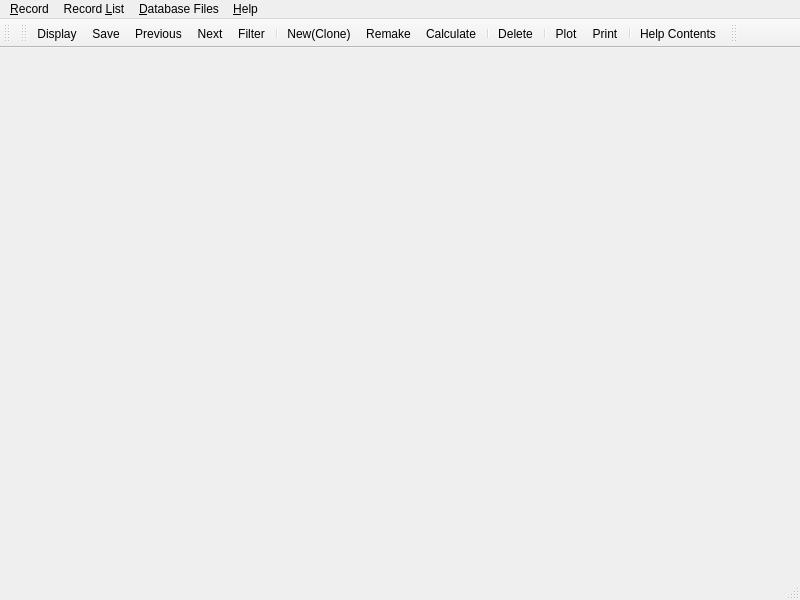
<?xml version="1.0" encoding="UTF-8"?>
<ui version="4.0">
 <class>ModuleDialogData</class>
 <widget class="QMainWindow" name="ModuleDialogData">
  <property name="geometry">
   <rect>
    <x>0</x>
    <y>0</y>
    <width>800</width>
    <height>600</height>
   </rect>
  </property>
  <property name="windowTitle">
   <string>MainWindow</string>
  </property>
  <property name="tabShape">
   <enum>QTabWidget::Rounded</enum>
  </property>
  <property name="dockOptions">
   <set>QMainWindow::AllowTabbedDocks|QMainWindow::AnimatedDocks</set>
  </property>
  <widget class="QWidget" name="centralwidget"/>
  <widget class="QMenuBar" name="menubar">
   <property name="geometry">
    <rect>
     <x>0</x>
     <y>0</y>
     <width>800</width>
     <height>22</height>
    </rect>
   </property>
   <widget class="QMenu" name="menu_Record">
    <property name="title">
     <string>&amp;Record</string>
    </property>
    <addaction name="action_Create"/>
    <addaction name="action_New"/>
    <addaction name="separator"/>
    <addaction name="action_Display"/>
    <addaction name="action_Remake"/>
    <addaction name="action_Calculate"/>
    <addaction name="separator"/>
    <addaction name="action_Save"/>
    <addaction name="actionSave_As"/>
    <addaction name="action_Delete"/>
    <addaction name="separator"/>
    <addaction name="action_Plot"/>
    <addaction name="action_Print"/>
    <addaction name="separator"/>
    <addaction name="action_Close"/>
   </widget>
   <widget class="QMenu" name="menuRecord_List">
    <property name="title">
     <string>Record &amp;List</string>
    </property>
    <addaction name="action_Copy"/>
    <addaction name="action_Rename"/>
    <addaction name="action_Move"/>
    <addaction name="action_Delete_list"/>
    <addaction name="separator"/>
    <addaction name="action_List"/>
    <addaction name="action_Backup"/>
    <addaction name="action_Restore"/>
    <addaction name="separator"/>
    <addaction name="action_Export"/>
    <addaction name="action_Import"/>
   </widget>
   <widget class="QMenu" name="menu_Database_Files">
    <property name="title">
     <string>&amp;Database Files</string>
    </property>
    <addaction name="action_Selection"/>
    <addaction name="action_Add_Link"/>
    <addaction name="action_New_2"/>
    <addaction name="separator"/>
    <addaction name="action_Compress"/>
   </widget>
   <widget class="QMenu" name="menu_Help">
    <property name="title">
     <string>&amp;Help</string>
    </property>
    <addaction name="action_Help"/>
    <addaction name="actionView_Scripts"/>
    <addaction name="separator"/>
    <addaction name="action_About_GEMS"/>
   </widget>
   <addaction name="menu_Record"/>
   <addaction name="menuRecord_List"/>
   <addaction name="menu_Database_Files"/>
   <addaction name="menu_Help"/>
  </widget>
  <widget class="QStatusBar" name="statusbar"/>
  <widget class="QToolBar" name="toolBar">
   <property name="windowTitle">
    <string>toolBar</string>
   </property>
   <attribute name="toolBarArea">
    <enum>TopToolBarArea</enum>
   </attribute>
   <attribute name="toolBarBreak">
    <bool>false</bool>
   </attribute>
  </widget>
  <widget class="QToolBar" name="toolBar_2">
   <property name="windowTitle">
    <string>toolBar_2</string>
   </property>
   <attribute name="toolBarArea">
    <enum>TopToolBarArea</enum>
   </attribute>
   <attribute name="toolBarBreak">
    <bool>false</bool>
   </attribute>
   <addaction name="action_Display"/>
   <addaction name="action_Save"/>
   <addaction name="actionPrevious"/>
   <addaction name="actionNext"/>
   <addaction name="actionFilter"/>
   <addaction name="separator"/>
   <addaction name="action_New"/>
   <addaction name="action_Remake"/>
   <addaction name="action_Calculate"/>
   <addaction name="separator"/>
   <addaction name="action_Delete"/>
   <addaction name="separator"/>
   <addaction name="action_Plot"/>
   <addaction name="action_Print"/>
   <addaction name="separator"/>
   <addaction name="action_Help"/>
  </widget>
  <widget class="QToolBar" name="toolBar_4">
   <property name="windowTitle">
    <string>toolBar_4</string>
   </property>
   <attribute name="toolBarArea">
    <enum>TopToolBarArea</enum>
   </attribute>
   <attribute name="toolBarBreak">
    <bool>false</bool>
   </attribute>
  </widget>
  <action name="action_Create">
   <property name="text">
    <string>&amp;Create...</string>
   </property>
  </action>
  <action name="action_New">
   <property name="icon">
    <iconset resource="../../img.qrc">
     <normaloff>:/toolbar/img/filesaveas.png</normaloff>:/toolbar/img/filesaveas.png</iconset>
   </property>
   <property name="text">
    <string>&amp;New(Clone)...</string>
   </property>
  </action>
  <action name="action_Display">
   <property name="icon">
    <iconset resource="../../img.qrc">
     <normaloff>:/toolbar/img/fileopen.png</normaloff>:/toolbar/img/fileopen.png</iconset>
   </property>
   <property name="text">
    <string>D&amp;isplay</string>
   </property>
   <property name="toolTip">
    <string>Display selected record</string>
   </property>
   <property name="shortcut">
    <string>F6</string>
   </property>
  </action>
  <action name="action_Remake">
   <property name="icon">
    <iconset resource="../../img.qrc">
     <normaloff>:/toolbar/img/toolbutton.png</normaloff>:/toolbar/img/toolbutton.png</iconset>
   </property>
   <property name="text">
    <string>&amp;Remake...</string>
   </property>
   <property name="toolTip">
    <string>Remake record data structure</string>
   </property>
  </action>
  <action name="action_Calculate">
   <property name="icon">
    <iconset resource="../../img.qrc">
     <normaloff>:/toolbar/img/kcalc.png</normaloff>:/toolbar/img/kcalc.png</iconset>
   </property>
   <property name="text">
    <string>Calculat&amp;e</string>
   </property>
   <property name="toolTip">
    <string>Calculate record data</string>
   </property>
   <property name="shortcut">
    <string>F9</string>
   </property>
  </action>
  <action name="action_Save">
   <property name="icon">
    <iconset resource="../../img.qrc">
     <normaloff>:/toolbar/img/filesave.png</normaloff>:/toolbar/img/filesave.png</iconset>
   </property>
   <property name="text">
    <string>&amp;Save</string>
   </property>
   <property name="toolTip">
    <string>Save current record</string>
   </property>
  </action>
  <action name="actionSave_As">
   <property name="text">
    <string>Save &amp;As...</string>
   </property>
  </action>
  <action name="action_Delete">
   <property name="icon">
    <iconset resource="../../img.qrc">
     <normaloff>:/toolbar/img/iconclose.png</normaloff>:/toolbar/img/iconclose.png</iconset>
   </property>
   <property name="text">
    <string>&amp;Delete</string>
   </property>
   <property name="toolTip">
    <string>Delete current record</string>
   </property>
  </action>
  <action name="action_Plot">
   <property name="icon">
    <iconset resource="../../img.qrc">
     <normaloff>:/toolbar/img/xpaint.png</normaloff>:/toolbar/img/xpaint.png</iconset>
   </property>
   <property name="text">
    <string>Plo&amp;t</string>
   </property>
   <property name="toolTip">
    <string>Plot data on graph dialog</string>
   </property>
  </action>
  <action name="action_Print">
   <property name="icon">
    <iconset resource="../../img.qrc">
     <normaloff>:/toolbar/img/fileprint.png</normaloff>:/toolbar/img/fileprint.png</iconset>
   </property>
   <property name="text">
    <string>&amp;Print...</string>
   </property>
   <property name="toolTip">
    <string>Print data to ASCII file</string>
   </property>
  </action>
  <action name="action_Close">
   <property name="text">
    <string>C&amp;lose</string>
   </property>
   <property name="shortcut">
    <string>Shift+F4</string>
   </property>
  </action>
  <action name="action_Copy">
   <property name="text">
    <string>&amp;Copy...</string>
   </property>
  </action>
  <action name="action_Rename">
   <property name="text">
    <string>&amp;Rename...</string>
   </property>
  </action>
  <action name="action_Move">
   <property name="text">
    <string>&amp;Move...</string>
   </property>
  </action>
  <action name="action_Delete_list">
   <property name="text">
    <string>&amp;Delete...</string>
   </property>
  </action>
  <action name="action_List">
   <property name="text">
    <string>&amp;List...</string>
   </property>
  </action>
  <action name="action_Backup">
   <property name="text">
    <string>&amp;Backup...</string>
   </property>
  </action>
  <action name="action_Restore">
   <property name="text">
    <string>Re&amp;store...</string>
   </property>
  </action>
  <action name="action_Export">
   <property name="text">
    <string>&amp;Export...</string>
   </property>
  </action>
  <action name="action_Import">
   <property name="text">
    <string>&amp;Import...</string>
   </property>
  </action>
  <action name="action_Selection">
   <property name="text">
    <string>&amp;Selection...</string>
   </property>
  </action>
  <action name="action_Add_Link">
   <property name="text">
    <string>&amp;Add Link...</string>
   </property>
  </action>
  <action name="action_New_2">
   <property name="text">
    <string>&amp;New File...</string>
   </property>
  </action>
  <action name="action_Compress">
   <property name="text">
    <string>C&amp;ompress...</string>
   </property>
  </action>
  <action name="action_Help">
   <property name="icon">
    <iconset resource="../../img.qrc">
     <normaloff>:/toolbar/img/help.png</normaloff>:/toolbar/img/help.png</iconset>
   </property>
   <property name="text">
    <string>&amp;Help Contents</string>
   </property>
  </action>
  <action name="actionView_Scripts">
   <property name="text">
    <string>View &amp;Scripts...</string>
   </property>
   <property name="shortcut">
    <string>F3</string>
   </property>
  </action>
  <action name="action_About_GEMS">
   <property name="text">
    <string>&amp;About GEMS</string>
   </property>
  </action>
  <action name="actionNext">
   <property name="icon">
    <iconset resource="../../img.qrc">
     <normaloff>:/toolbar/img/arrow_right1.png</normaloff>:/toolbar/img/arrow_right1.png</iconset>
   </property>
   <property name="text">
    <string>Next</string>
   </property>
   <property name="toolTip">
    <string>Display next record</string>
   </property>
  </action>
  <action name="actionPrevious">
   <property name="icon">
    <iconset resource="../../img.qrc">
     <normaloff>:/toolbar/img/arrow_left1.png</normaloff>:/toolbar/img/arrow_left1.png</iconset>
   </property>
   <property name="text">
    <string>Previous</string>
   </property>
   <property name="toolTip">
    <string>Display previous record</string>
   </property>
  </action>
  <action name="actionFilter">
   <property name="icon">
    <iconset resource="../../img.qrc">
     <normaloff>:/toolbar/img/p_star.png</normaloff>:/toolbar/img/p_star.png</iconset>
   </property>
   <property name="text">
    <string>Filter</string>
   </property>
   <property name="toolTip">
    <string>Set filter for record keys</string>
   </property>
  </action>
 </widget>
 <resources>
  <include location="../../img.qrc"/>
 </resources>
 <connections/>
</ui>
